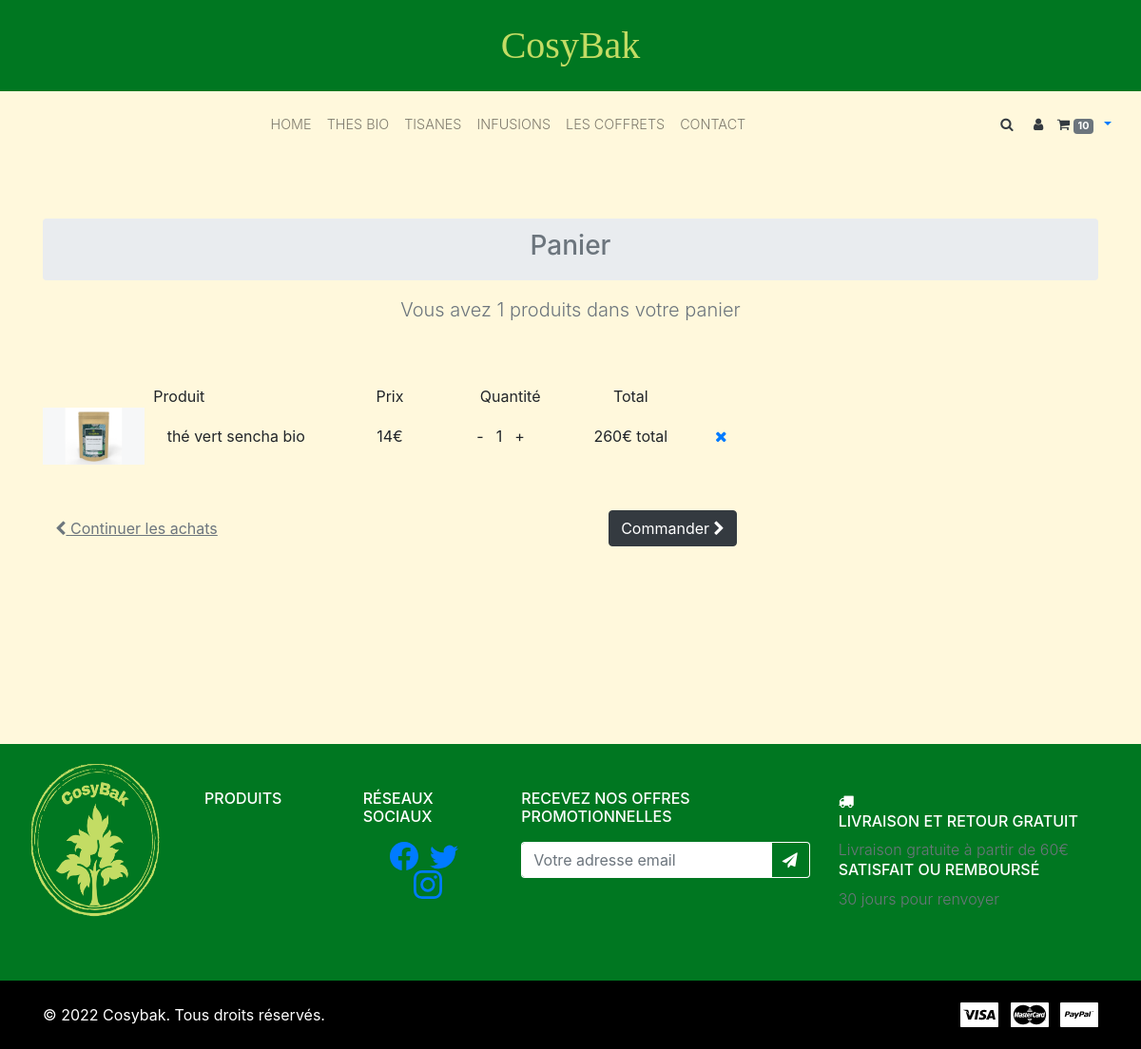
The app's page /panier?panier_id=1, older data.
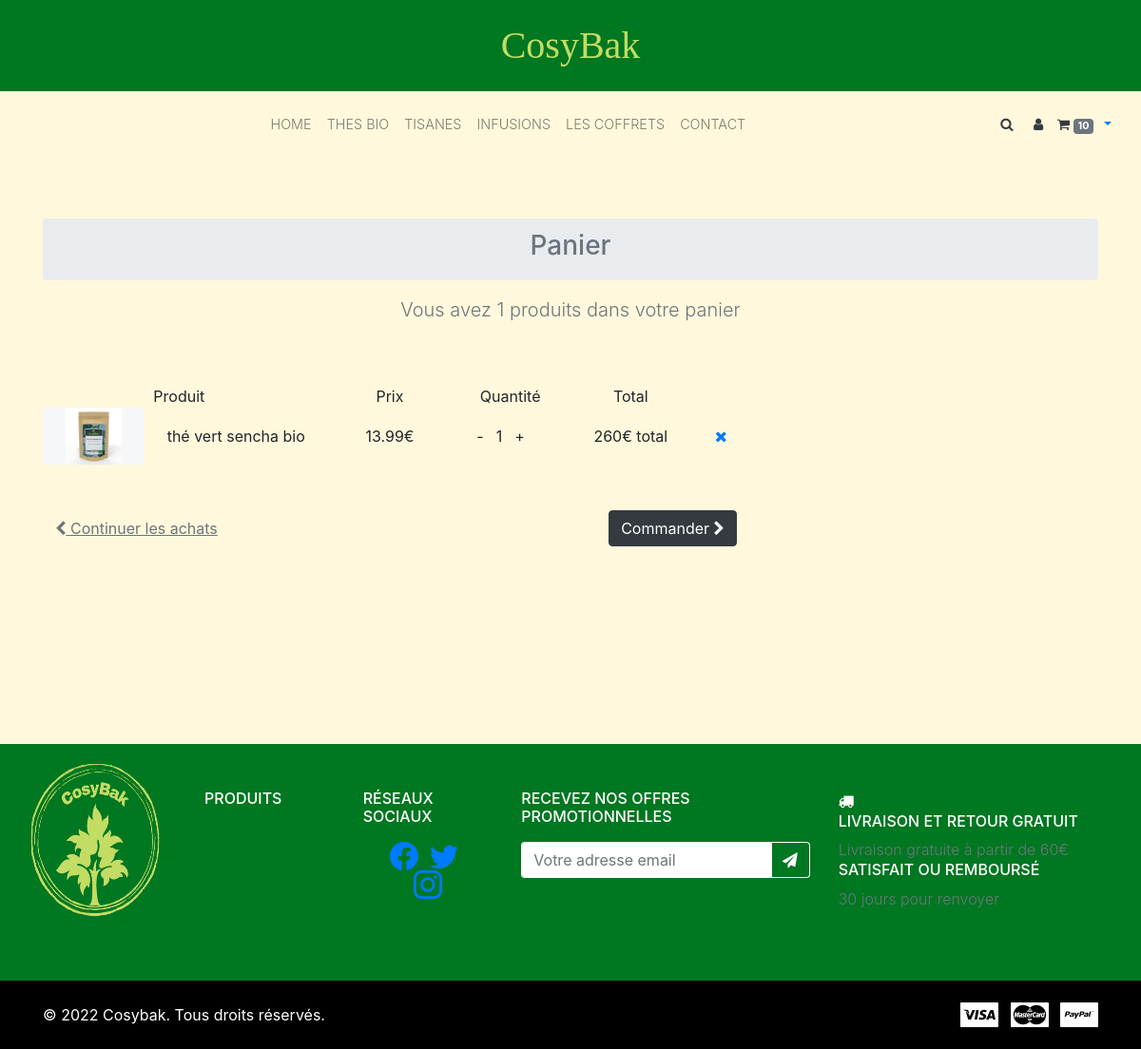
The same page, newer data.
### tables this page shows
CREATE TABLE IF NOT EXISTS `product` (
  `id` INT NOT NULL AUTO_INCREMENT,
  `name` VARCHAR(255) CHARACTER SET 'utf8' COLLATE 'utf8_general_ci' NULL DEFAULT 'nom du produit',
  `description` TEXT CHARACTER SET 'utf8' COLLATE 'utf8_general_ci' NULL DEFAULT 'la description du produit',
  `picture` VARCHAR(255) CHARACTER SET 'utf8' COLLATE 'utf8_general_ci' NULL DEFAULT 'l\'URL de l\'image produit',
  `price` FLOAT NOT NULL DEFAULT 0 COMMENT 'Le prix du produit',
   `status` TINYINT(1) NOT NULL DEFAULT 0 COMMENT 'Le statut du produit (1=dispo, 2=pas dispo)',
  `created_at` TIMESTAMP NOT NULL DEFAULT CURRENT_TIMESTAMP COMMENT 'La date de création du produit',
  `updated_at` TIMESTAMP NULL COMMENT 'La date de la dernière mise à jour du produit',   
  `type_id` INT NOT NULL,
  `category_id` INT NOT NULL,  
  PRIMARY KEY (`id`, `type_id`, `category_id`),
  INDEX `fk_product_type1_idx` (`type_id` ASC),
  INDEX `fk_product_category1_idx` (`category_id` ASC));

### Controllers/MainController.php (called while the page is built)
<?php
class MainController
{
    public function show($viewName, $viewVars = [])
    {
        include __DIR__ . '/../views/header.tpl.php';
        include __DIR__ . '/../views/' . $viewName . '.tpl.php';
        include __DIR__ . '/../views/footer.tpl.php';
    }
}

### Controllers/homeController.php (called while the page is built, shortened)
<?php
class HomeController extends MainController
{
    public function Addpanier()
    {
        $DBCon = new DBData();
        $productAddpanier = $DBCon->getAddpanier($_GET['panier_id']);
        return $this->show('panier', [
            'panier' => $productAddpanier,
        ]);
    }
}

### Model/Product.php (called while the page is built, shortened)
<?php
class product
{
    private $name;
    private $picture;
    private $price;
    public function __construct($id, $name, $description, $picture, $price )
    {
       $this->name = $name;
       $this->picture = $picture;
       $this->price = $price;
     }
    public function getName()
    {
        return $this->name;
    }
    public function getPicture()
    {
        return $this->picture;
    }
    public function getPrice()
    {
        return $this->price;
    }
}

### inc/DBdata.php (called while the page is built, shortened)
<?php
class DBData
{
    private $pdo;
    public function __construct()
    {
        $dsn = 'mysql:dbname=cosybak;host=localhost;charset=UTF8';
        $username = 'root';
        $password = '';
        $options = [
            PDO::ATTR_ERRMODE => PDO::ERRMODE_WARNING
        ];
        $this->pdo = new PDO($dsn, $username, $password, $options);
    }
    public function getAddpanier($id)
    {
        $sql = "
            SELECT *
            FROM product
            WHERE id = $id
        ";
    $query = $this->pdo->query($sql);
    $productDetails = $query->fetchAll(PDO::FETCH_ASSOC);
    foreach ($productDetails as $product) {
        $productDetailsobjet[] = new product($product['id'],$product['name'],$product['description'],$product['picture'],$product['price']);
        }
    return $productDetailsobjet;
    }
}

### views/panier.tpl.php (the view)
<section class="hero">
      <div class="container">
        <ol class="breadcrumb justify-content-center">
          <li class="breadcrumb-item active h3">Panier</li>
        </ol>
        <div class="hero-content pb-5 text-center">
          <div class="row">
            <div class="col-xl-8 offset-xl-2"><p class="lead text-muted">Vous avez <?= count($viewVars['panier']) ?>  produits dans votre panier</p></div>
          </div>
        </div>
      </div>
    </section>
  <section>
      <div class="container">
        <div class="row mb-5">
          <div class="col-lg-8">
            <div class="cart">
              <div class="cart-wrapper">
                <div class="cart-header text-center">
                  <div class="row">
                    <div class="col-5">Produit</div>
                    <div class="col-2">Prix</div>
                    <div class="col-2">Quantité</div>
                    <div class="col-2">Total</div>
                    <div class="col-1"></div>
                  </div>
                </div>
                <div class="cart-body">
                  <?php foreach($viewVars['panier'] as $productAddpanier) : ?>
                  <div class="cart-item">
                    <div class="row d-flex align-items-center text-center">
                      <div class="col-5">
                        <div class="d-flex align-items-center"><a href="detail.html">
                          <img src="<?= $productAddpanier->getPicture() ?>" alt="..." class="cart-item-img" style="height: 60px;"></a>
                          <div class="cart-title text-left ml-4"><?= $productAddpanier->getName() ?><a href="detail.html" class="text-uppercase text-dark"><strong></strong></a><br>
                          </div>
                        </div>
                      </div>
                      <div class="col-2"><?= $productAddpanier->getPrice() ?>€</div>
                      <div class="col-2">
                        <div class="d-flex align-items-center">
                          <div class="btn btn-items btn-items-decrease">-</div>
                          <?= count($viewVars['panier']) ?>
                          <div class="btn btn-items btn-items-increase">+</div>
                        </div>
                      </div>
                      <div class="col-2 text-center">260€ total</div>
                      <div class="col-1 text-center"><a href="#" class="cart-remove"> <i class="fa fa-times"></i></a></div>
                    </div>
                  </div>
                  <?php endforeach ?>
                  </div>
              </div>
            </div>
            <div class="my-5 d-flex justify-content-between flex-column flex-lg-row ">
              <a href="./" class="btn btn-link text-muted">
              <i class="fa fa-chevron-left"></i> Continuer les achats</a>
              <a href="checkout1.html" class="btn btn-dark">Commander <i class="fa fa-chevron-right"></i></a>
            </div>
          </div>
        </div>
      </div>
    </section>

Row changes from the older to the newer data that the page shows:
changed product "thé vert sencha bio": price "14" → "13.99"
